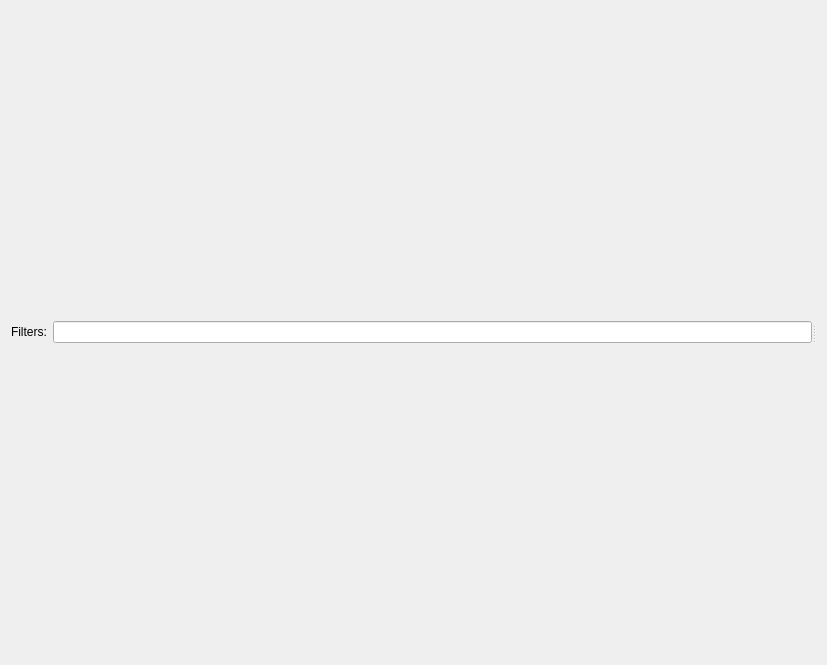
<?xml version="1.0" encoding="UTF-8"?>
<ui version="4.0">
 <class>SavedGameSessionGroupView</class>
 <widget class="QWidget" name="SavedGameSessionGroupView">
  <property name="geometry">
   <rect>
    <x>0</x>
    <y>0</y>
    <width>827</width>
    <height>665</height>
   </rect>
  </property>
  <property name="windowTitle">
   <string>Form</string>
  </property>
  <layout class="QVBoxLayout" name="verticalLayout">
   <item>
    <widget class="QSplitter" name="splitter">
     <property name="orientation">
      <enum>Qt::Horizontal</enum>
     </property>
     <widget class="QWidget" name="gridLayoutWidget">
      <layout class="QGridLayout" name="gridLayout">
       <item row="0" column="0">
        <widget class="QLabel" name="label">
         <property name="text">
          <string>Filters:</string>
         </property>
        </widget>
       </item>
       <item row="0" column="1">
        <widget class="QLineEdit" name="lineEdit_filters"/>
       </item>
       <item row="1" column="0" colspan="2">
        <layout class="QVBoxLayout" name="layout_recordingList"/>
       </item>
      </layout>
     </widget>
     <widget class="QWidget" name="verticalLayoutWidget">
      <layout class="QVBoxLayout" name="layout_data"/>
     </widget>
    </widget>
   </item>
  </layout>
 </widget>
 <resources/>
 <connections/>
</ui>
